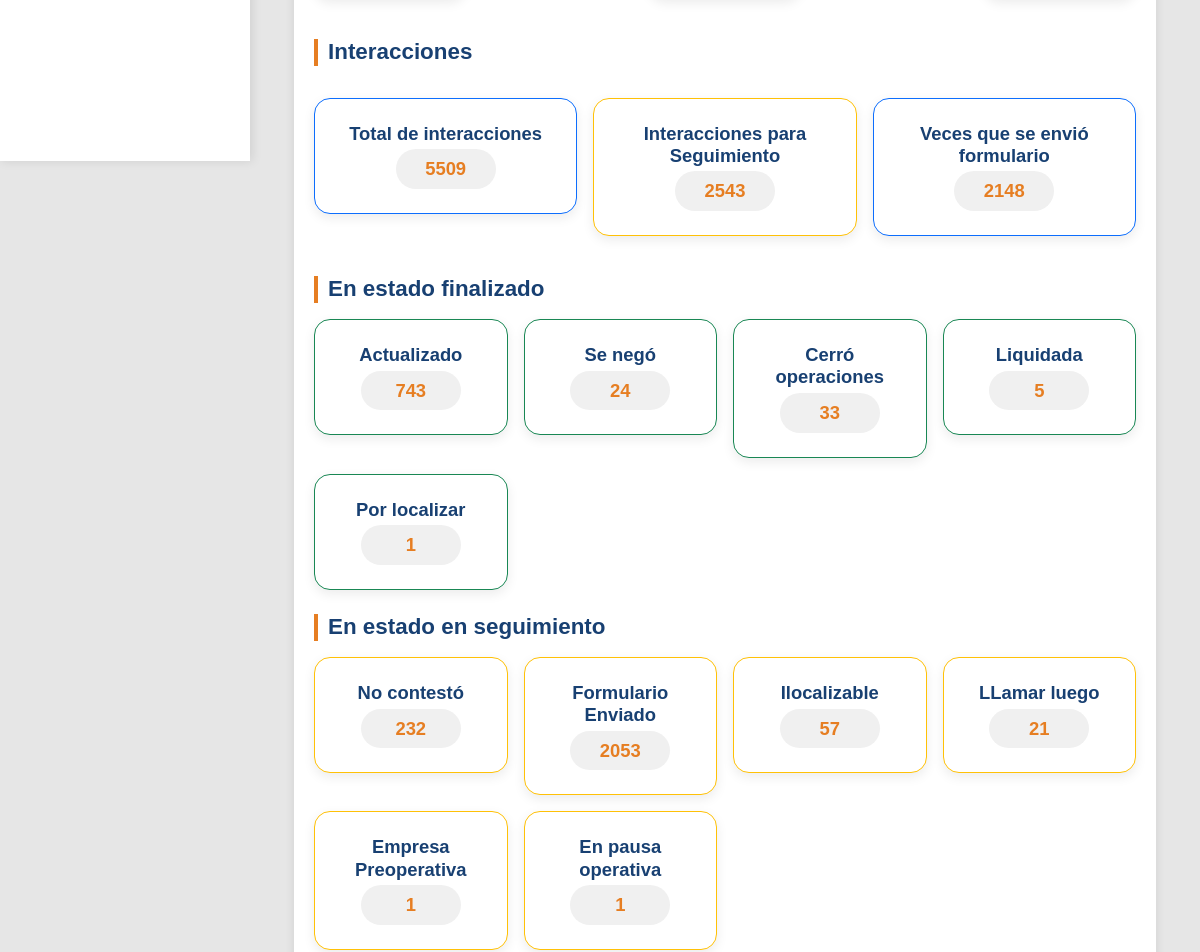
Page /clientes/dashboard/ (signed in, middle part) on the earlier database version.
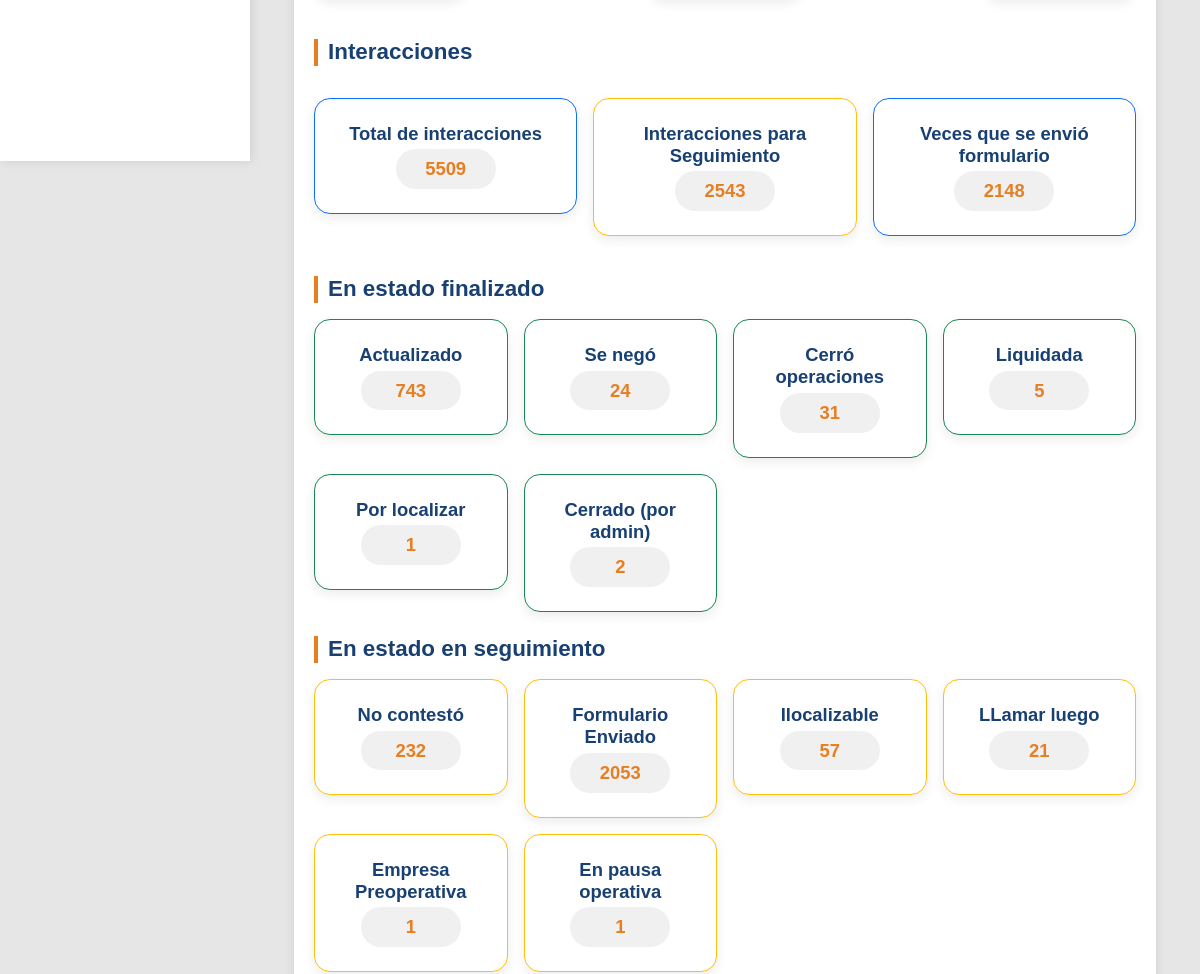
Same page on the later database version.
### clientes/models.py (models this page shows, shortened)
class EstadoReporte(models.Model):
    nombre = models.CharField(max_length=100, unique=True)
    creado_por = models.ForeignKey(User, on_delete=models.SET_NULL, null=True, blank=True)
    creado_en = models.DateTimeField(auto_now_add=True)
    estado = models.CharField(max_length=50, choices=[('activo', 'Activo'), ('inactivo', 'Inactivo')])
    intentos = models.PositiveIntegerField(default=0)
    genera_movimiento = models.BooleanField(default=True)

### clientes/views.py (the view, shortened to what this page needs)
# urls.py: path('clientes/dashboard/', vistasClientes.dashboard_reportes, name='dashboard_reportes'),
@login_required
def dashboard_reportes(request):
    fecha_inicio = request.GET.get('fecha_inicio')
    fecha_fin = request.GET.get('fecha_fin')
    usuario_id = request.GET.get('usuario_id')
    grupo = request.GET.get("grupo", "estandar")
    grupo_obj = {
        "estandar": Group.objects.get(name='estandar_group'),
        "colector": Group.objects.get(name='colector_group'),
    }
    grupo_activo = grupo_obj[grupo]
    usuarios_activos = User.objects.filter(groups=grupo_activo)
    estado_pendiente = EstadoReporte.objects.filter(nombre__iexact="pendiente").first()
    estado_actualizado = EstadoReporte.objects.filter(nombre__iexact="actualizado").first()
    estado_formulario = EstadoReporte.objects.filter(nombre__iexact="formulario enviado").first()
    estados_seguimiento = list(EstadoReporte.objects.filter(genera_movimiento=False).exclude(nombre__iexact="pendiente"))
    subquery_ultima_fecha_mov = MovimientoEstado.objects.filter(cliente=OuterRef('pk')).order_by('-fecha_hora').values('fecha_hora')[:1]
    subquery_ultima_fecha_hist = HistorialEstadoSinMovimiento.objects.filter(cliente=OuterRef('pk')).order_by('-fecha_hora').values('fecha_hora')[:1]
    clientes = Cliente.objects.annotate(
        ultima_fecha_mov=Subquery(subquery_ultima_fecha_mov, output_field=DateTimeField()),
        ultima_fecha_hist=Subquery(subquery_ultima_fecha_hist, output_field=DateTimeField()),
        ultima_fecha=Greatest(
            Coalesce(Subquery(subquery_ultima_fecha_mov, output_field=DateTimeField()), Value(datetime(1900, 1, 1))),
            Coalesce(Subquery(subquery_ultima_fecha_hist, output_field=DateTimeField()), Value(datetime(1900, 1, 1)))
        )
    ).prefetch_related(
        Prefetch(
            'movimientos',
            queryset=MovimientoEstado.objects.select_related('estado', 'actualizado_por', 'actualizado_por_admin')
            .filter(actualizado_por__in=usuarios_activos)
        ),
        Prefetch(
            'historial_sin_movimiento',
            queryset=HistorialEstadoSinMovimiento.objects.select_related('estado', 'actualizado_por', 'actualizado_por_admin')
            .filter(actualizado_por__in=usuarios_activos)
        )
    )
    if fecha_inicio and fecha_fin:
        fecha_inicio_dt = parse_date(fecha_inicio)
        fecha_fin_dt = parse_date(fecha_fin)
        clientes = clientes.filter(ultima_fecha__date__range=(fecha_inicio_dt, fecha_fin_dt))
    if usuario_id:
        clientes = clientes.filter(
            Q(movimientos__actualizado_por__id=usuario_id) |
            Q(historial_sin_movimiento__actualizado_por__id=usuario_id)
        ).distinct()
    usuarios = usuarios_activos.exclude(username="colector").filter(
        Q(movimientoestado__isnull=False) | Q(historialestadosinmovimiento__isnull=False)
    ).distinct()
    clientes_contactados = clientes_actualizados = clientes_completados = clientes_en_seguimiento = 0
    reportes_generales = defaultdict(int)
    reportes_finalizados = defaultdict(int)
    reportes_seguimiento = defaultdict(int)
    reportes_por_usuario = defaultdict(int)
    actualizados_por_usuario = defaultdict(int)
    total_interacciones = interacciones_seguimiento = interacciones_formulario = interacciones_actualizados = interacciones_completados = 0
    for cliente in clientes:
        movimientos = list(cliente.movimientos.all())
        historiales = list(cliente.historial_sin_movimiento.all())
        if not movimientos and not historiales:
            continue
        registros_completos = sorted(
            chain(movimientos, historiales),
            key=lambda x: x.fecha_hora,
            reverse=True
        )
        ultimo = registros_completos[0]
        registros_validos = [r for r in registros_completos if r.actualizado_por_admin is None and r.actualizado_por and r.estado]
        if not registros_validos:
            continue
        ultimo_valido = registros_validos[0]
        clientes_contactados += 1
        if grupo == "estandar":
            interacciones_seguimiento += sum(r.estado in estados_seguimiento for r in registros_validos)
            interacciones_formulario += sum(r.estado == estado_formulario for r in registros_validos)
            interacciones_actualizados += sum(r.estado == estado_actualizado for r in registros_validos)
            interacciones_completados += sum(
                r.estado and r.estado.genera_movimiento and r.estado != estado_actualizado for r in registros_validos
            )
        if ultimo.estado:
            reportes_generales[ultimo.estado.nombre] += 1
            if grupo == "estandar":
                if ultimo.estado == estado_actualizado:
                    clientes_actualizados += 1
                elif ultimo.estado.genera_movimiento:
                    clientes_completados += 1
                elif not ultimo.estado.genera_movimiento and ultimo.estado != estado_pendiente:
                    clientes_en_seguimiento += 1
                if ultimo.estado.genera_movimiento:
                    reportes_finalizados[ultimo.estado.nombre] += 1
                else:
                    reportes_seguimiento[ultimo.estado.nombre] += 1
        if ultimo_valido.actualizado_por:
            nombre = ultimo_valido.actualizado_por.get_full_name()
            reportes_por_usuario[nombre] += 1
            if ultimo_valido.estado == estado_actualizado:
                actualizados_por_usuario[nombre] += 1
    if grupo == "estandar":
        total_clientes = Cliente.objects.count()
        clientes_asignados = Cliente.objects.filter(asignado_inicial__groups=grupo_activo).distinct().count()
        clientes_pendientes = Cliente.objects.filter(
            asignado_inicial__groups=grupo_activo,
            estado_actual__nombre__iexact="pendiente"
        ).distinct().count()
    porcentaje_avance = round((clientes_actualizados / total_clientes) * 100, 2) if total_clientes else 0
    total_interacciones = interacciones_seguimiento + interacciones_formulario + interacciones_actualizados + interacciones_completados
    context = {
        "fecha_inicio": fecha_inicio,
        "fecha_fin": fecha_fin,
        "usuario_id": usuario_id,
        "usuarios": usuarios,
        "grupo": grupo,
        "filtro_activo": bool(fecha_inicio or fecha_fin or usuario_id),
        "clientes_totales": total_clientes,
        "clientes_estandar": clientes_contactados if grupo == "estandar" else 0,
        "clientes_colector": clientes_contactados if grupo == "colector" else 0,
        "clientes_asignados_estandar": clientes_asignados if grupo == "estandar" else 0,
        "clientes_asignados_colector": clientes_asignados if grupo == "colector" else 0,
        "clientes_actualizados_estandar": clientes_actualizados if grupo == "estandar" else 0,
        "clientes_actualizados_colector": clientes_actualizados if grupo == "colector" else 0,
        "clientes_completados_estandar": clientes_completados if grupo == "estandar" else 0,
        "clientes_completados_colector": clientes_completados if grupo == "colector" else 0,
        "clientes_en_seguimiento_estandar": clientes_en_seguimiento if grupo == "estandar" else 0,
        "clientes_en_seguimiento_colectores": clientes_en_seguimiento if grupo == "colector" else 0,
        "clientes_pendientes_estandar": clientes_pendientes if grupo == "estandar" else 0,
        "clientes_pendientes_colector": clientes_pendientes if grupo == "colector" else 0,
        "avance_total_estandar": clientes_actualizados if grupo == "estandar" else 0,
        "avance_total_colector": clientes_actualizados if grupo == "colector" else 0,
        "porcentaje_avance_estandar": porcentaje_avance if grupo == "estandar" else 0,
        "porcentaje_avance_colector": porcentaje_avance if grupo == "colector" else 0,
        "total_interacciones_estandar": total_interacciones,
        "interacciones_estandar_seguimiento": interacciones_seguimiento,
        "interacciones_estandar_formulario": interacciones_formulario,
        "interacciones_estandar_actualizados": interacciones_actualizados,
        "interacciones_estandar_completados": interacciones_completados,
        "reportes_estandar_finalizados": dict(reportes_finalizados) if grupo == "estandar" else {},
        "reportes_estandar_seguimiento": dict(reportes_seguimiento) if grupo == "estandar" else {},
        "reportes_colector_por_estado": dict(reportes_generales) if grupo == "colector" else {},
        "reportes_estandar_por_usuario": dict(reportes_por_usuario) if grupo == "estandar" else {},
        "actualizados_estandar_por_usuario": dict(actualizados_por_usuario) if grupo == "estandar" else {},
        "reportes_colector_por_usuario": dict(reportes_por_usuario) if grupo == "colector" else {},
        "actualizados_colector_por_usuario": dict(actualizados_por_usuario) if grupo == "colector" else {},
    }
    return render(request, 'dashboard/dashboard.html', context)

### UpdateTracker/templatetags/group_filters.py (called while the page is built)
@register.filter(name='has_group')
def has_group(user, group_name):
    return user.groups.filter(name=group_name).exists()

### templates/dashboard/dashboard.html (shortened to what this page needs)
{% extends 'layout/layout.html' %}
{% block content %}
<div class="container">
    <div class="tab-content" id="dashboardTabsContent">
        <div class="tab-pane fade show active" id="estandar-tab-pane" role="tabpanel" aria-labelledby="estandar-tab">
        {% if not filtro_activo %}
        <h4 class="section-label">Interacciones</h4>
        <div class="row row-cols-1 row-cols-md-3 g-3 justify-content-center mt-3">
            <div class="col">
            <div class="card border-primary text-center">
                <div class="card-body">
                <h5 class="card-title">Total de interacciones</h5>
                <p class="card-text"><span class="badge-totales">{{ total_interacciones_estandar }}</span></p>
                </div>
            </div>
            </div>
            <div class="col">
            <div class="card border-warning text-center">
                <div class="card-body">
                <h5 class="card-title">Interacciones para Seguimiento</h5>
                <p class="card-text"><span class="badge-totales">{{ interacciones_estandar_seguimiento }}</span></p>
                </div>
            </div>
            </div>
            <div class="col">
            <div class="card border-primary text-center">
                <div class="card-body">
                <h5 class="card-title">Veces que se envió formulario</h5>
                <p class="card-text"><span class="badge-totales">{{ interacciones_estandar_formulario }}</span></p>
                </div>
            </div>
            </div>
        </div>
        {% endif %}
        <h4 class="section-label">En estado finalizado</h4>
        <div class="row row-cols-1 row-cols-sm-2 row-cols-md-3 row-cols-lg-4 g-3">
        {% if reportes_estandar_finalizados %}
            {% for estado, cantidad in reportes_estandar_finalizados.items %}
            <div class="col">
            <div class="card border-success text-center">
                <div class="card-body">
                <h6 class="card-title">{{ estado }}</h6>
                <p class="card-text"><span class="badge-totales">{{ cantidad }}</span></p>
                </div>
            </div>
            </div>
            {% endfor %}
        {% else %}
            <div class="col">
            <div class="alert alert-light w-100 text-center" role="alert">
                No hay estados finalizados registrados.
            </div>
            </div>
        {% endif %}
        </div>
        <h4 class="section-label mt-4">En estado en seguimiento</h4>
        <div class="row row-cols-1 row-cols-sm-2 row-cols-md-3 row-cols-lg-4 g-3">
        {% if reportes_estandar_seguimiento %}
            {% for estado, cantidad in reportes_estandar_seguimiento.items %}
            <div class="col">
            <div class="card border-warning text-center">
                <div class="card-body">
                <h6 class="card-title">{{ estado }}</h6>
                <p class="card-text"><span class="badge-totales">{{ cantidad }}</span></p>
                </div>
            </div>
            </div>
            {% endfor %}
        {% else %}
            <div class="col">
            <div class="alert alert-light w-100 text-center" role="alert">
                No hay estados en seguimiento registrados.
            </div>
            </div>
        {% endif %}
        </div>
        </div>
    </div>
</div>
{% endblock %}

Differences in the rows shown:
now on this page (row edited): EstadoReporte: reportes_estandar_finalizados "Cerrado (por admin)"
Other differences:
new list line: "Cerró operaciones"
new list line: "31"
new list line: "2"
list line gone: "Cerró operaciones"
list line gone: "33"
